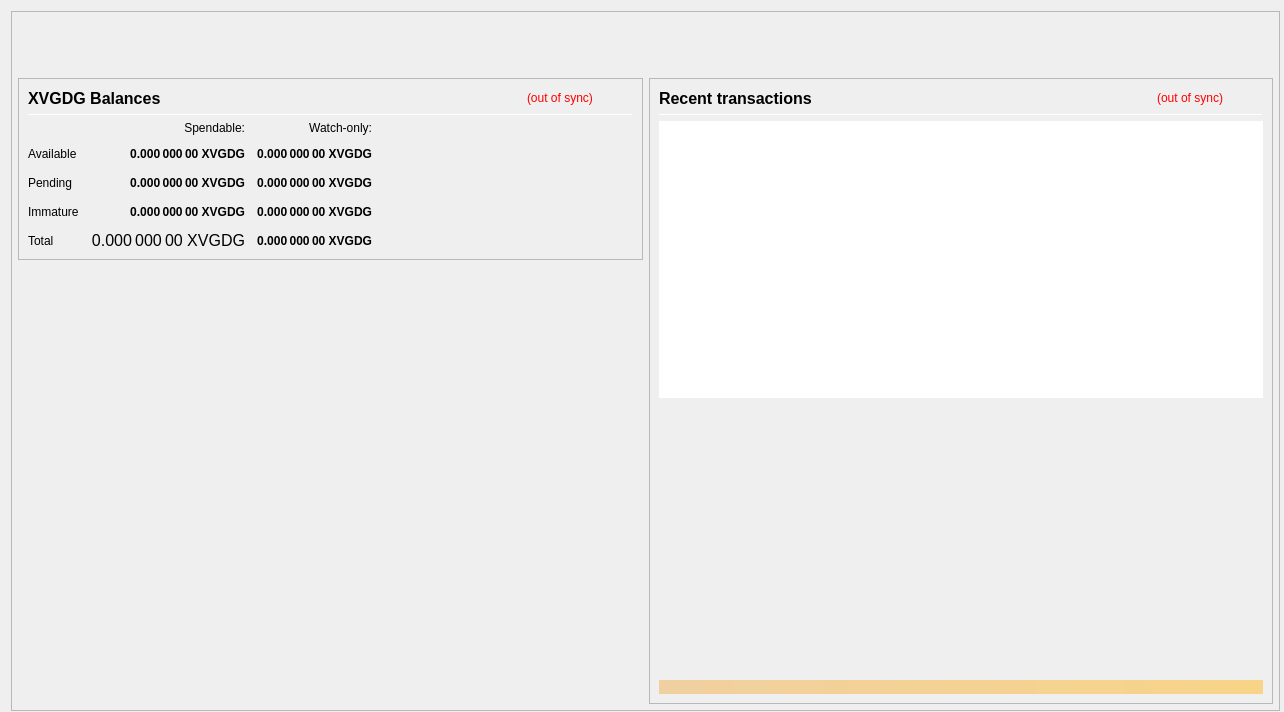
<?xml version="1.0" encoding="UTF-8"?>
<ui version="4.0">
 <class>OverviewPage</class>
 <widget class="QWidget" name="OverviewPage">
  <property name="geometry">
   <rect>
    <x>0</x>
    <y>0</y>
    <width>1284</width>
    <height>712</height>
   </rect>
  </property>
  <property name="minimumSize">
   <size>
    <width>822</width>
    <height>467</height>
   </size>
  </property>
  <property name="font">
   <font>
    <weight>50</weight>
    <bold>false</bold>
   </font>
  </property>
  <property name="windowTitle">
   <string>Form</string>
  </property>
  <property name="styleSheet">
   <string notr="true">color: rgb(255, 255, 255);
color: rgb(0, 0, 0);</string>
  </property>
  <layout class="QVBoxLayout" name="topLayout" stretch="0">
   <property name="rightMargin">
    <number>9</number>
   </property>
   <item>
    <widget class="QFrame" name="frame_BG">
     <property name="minimumSize">
      <size>
       <width>1269</width>
       <height>700</height>
      </size>
     </property>
     <property name="maximumSize">
      <size>
       <width>16777215</width>
       <height>16777215</height>
      </size>
     </property>
     <property name="frameShape">
      <enum>QFrame::StyledPanel</enum>
     </property>
     <property name="frameShadow">
      <enum>QFrame::Raised</enum>
     </property>
     <layout class="QVBoxLayout" name="verticalLayout_3" stretch="0">
      <property name="leftMargin">
       <number>0</number>
      </property>
      <property name="topMargin">
       <number>0</number>
      </property>
      <property name="rightMargin">
       <number>0</number>
      </property>
      <property name="bottomMargin">
       <number>6</number>
      </property>
      <item>
       <layout class="QVBoxLayout" name="verticalLayout_Master" stretch="0,1">
        <property name="leftMargin">
         <number>0</number>
        </property>
        <property name="topMargin">
         <number>0</number>
        </property>
        <property name="rightMargin">
         <number>0</number>
        </property>
        <property name="bottomMargin">
         <number>0</number>
        </property>
        <item>
         <widget class="QFrame" name="frame_Header">
          <layout class="QVBoxLayout" name="verticalLayout_Header" stretch="0">
           <property name="leftMargin">
            <number>0</number>
           </property>
           <property name="topMargin">
            <number>0</number>
           </property>
           <property name="rightMargin">
            <number>0</number>
           </property>
           <property name="bottomMargin">
            <number>0</number>
           </property>
           <item>
            <layout class="QHBoxLayout" name="horizontalLayout_Header" stretch="1,0">
             <property name="spacing">
              <number>6</number>
             </property>
             <item>
              <spacer name="horizontalSpacer_Header">
               <property name="orientation">
                <enum>Qt::Horizontal</enum>
               </property>
               <property name="sizeHint" stdset="0">
                <size>
                 <width>40</width>
                 <height>20</height>
                </size>
               </property>
              </spacer>
             </item>
             <item>
              <widget class="QLabel" name="labelOverviewHeaderRight">
               <property name="minimumSize">
                <size>
                 <width>464</width>
                 <height>60</height>
                </size>
               </property>
               <property name="maximumSize">
                <size>
                 <width>16777215</width>
                 <height>60</height>
                </size>
               </property>
               <property name="font">
                <font>
                 <pointsize>14</pointsize>
                </font>
               </property>
               <property name="text">
                <string/>
               </property>
               <property name="alignment">
                <set>Qt::AlignRight|Qt::AlignTrailing|Qt::AlignVCenter</set>
               </property>
              </widget>
             </item>
            </layout>
           </item>
          </layout>
         </widget>
        </item>
        <item>
         <widget class="QFrame" name="frame_Content">
          <layout class="QVBoxLayout" name="verticalLayout_Content">
           <property name="leftMargin">
            <number>6</number>
           </property>
           <property name="topMargin">
            <number>0</number>
           </property>
           <property name="rightMargin">
            <number>6</number>
           </property>
           <property name="bottomMargin">
            <number>0</number>
           </property>
           <item>
            <layout class="QHBoxLayout" name="horizontalLayout_Content" stretch="1,1">
             <property name="spacing">
              <number>6</number>
             </property>
             <item>
              <layout class="QVBoxLayout" name="verticalLayout_left" stretch="0,0">
               <item>
                <widget class="QFrame" name="frameBalances">
                 <property name="styleSheet">
                  <string notr="true"/>
                 </property>
                 <property name="frameShape">
                  <enum>QFrame::StyledPanel</enum>
                 </property>
                 <property name="frameShadow">
                  <enum>QFrame::Raised</enum>
                 </property>
                 <layout class="QVBoxLayout" name="verticalLayout_4">
                  <item>
                   <layout class="QHBoxLayout" name="hlBalancesHeader" stretch="2,0,0">
                    <property name="spacing">
                     <number>6</number>
                    </property>
                    <item>
                     <widget class="QLabel" name="labelBalances">
                      <property name="minimumSize">
                       <size>
                        <width>0</width>
                        <height>0</height>
                       </size>
                      </property>
                      <property name="font">
                       <font>
                        <pointsize>12</pointsize>
                        <weight>75</weight>
                        <bold>true</bold>
                       </font>
                      </property>
                      <property name="text">
                       <string>XVGDG Balances</string>
                      </property>
                     </widget>
                    </item>
                    <item>
                     <widget class="QLabel" name="labelWalletStatus">
                      <property name="cursor">
                       <cursorShape>WhatsThisCursor</cursorShape>
                      </property>
                      <property name="toolTip">
                       <string>The displayed information may be out of date. Your wallet automatically synchronizes with the XVGDG network after a connection is established, but this process has not completed yet.</string>
                      </property>
                      <property name="styleSheet">
                       <string notr="true">QLabel { color: red; }</string>
                      </property>
                      <property name="text">
                       <string notr="true">(out of sync)</string>
                      </property>
                      <property name="alignment">
                       <set>Qt::AlignLeading|Qt::AlignLeft|Qt::AlignVCenter</set>
                      </property>
                     </widget>
                    </item>
                    <item>
                     <spacer name="hsBalancesHeader">
                      <property name="orientation">
                       <enum>Qt::Horizontal</enum>
                      </property>
                      <property name="sizeHint" stdset="0">
                       <size>
                        <width>40</width>
                        <height>20</height>
                       </size>
                      </property>
                     </spacer>
                    </item>
                   </layout>
                  </item>
                  <item>
                   <widget class="Line" name="lineBalances">
                    <property name="minimumSize">
                     <size>
                      <width>0</width>
                      <height>1</height>
                     </size>
                    </property>
                    <property name="maximumSize">
                     <size>
                      <width>16777215</width>
                      <height>1</height>
                     </size>
                    </property>
                    <property name="orientation">
                     <enum>Qt::Horizontal</enum>
                    </property>
                   </widget>
                  </item>
                  <item>
                   <layout class="QGridLayout" name="gridLayout">
                    <property name="spacing">
                     <number>12</number>
                    </property>
                    <item row="2" column="2">
                     <widget class="QLabel" name="labelWatchPending">
                      <property name="font">
                       <font>
                        <weight>75</weight>
                        <bold>true</bold>
                       </font>
                      </property>
                      <property name="cursor">
                       <cursorShape>ArrowCursor</cursorShape>
                      </property>
                      <property name="toolTip">
                       <string>Unconfirmed transactions to watch-only addresses</string>
                      </property>
                      <property name="text">
                       <string notr="true">0.000 000 00 XVGDG</string>
                      </property>
                      <property name="alignment">
                       <set>Qt::AlignRight|Qt::AlignTrailing|Qt::AlignVCenter</set>
                      </property>
                      <property name="textInteractionFlags">
                       <set>Qt::NoTextInteraction</set>
                      </property>
                     </widget>
                    </item>
                    <item row="2" column="1">
                     <widget class="QLabel" name="labelUnconfirmed">
                      <property name="font">
                       <font>
                        <weight>75</weight>
                        <bold>true</bold>
                       </font>
                      </property>
                      <property name="cursor">
                       <cursorShape>ArrowCursor</cursorShape>
                      </property>
                      <property name="toolTip">
                       <string>Total of transactions that have yet to be confirmed, and do not yet count toward the spendable balance</string>
                      </property>
                      <property name="text">
                       <string notr="true">0.000 000 00 XVGDG</string>
                      </property>
                      <property name="alignment">
                       <set>Qt::AlignRight|Qt::AlignTrailing|Qt::AlignVCenter</set>
                      </property>
                      <property name="textInteractionFlags">
                       <set>Qt::NoTextInteraction</set>
                      </property>
                     </widget>
                    </item>
                    <item row="3" column="2">
                     <widget class="QLabel" name="labelWatchImmature">
                      <property name="font">
                       <font>
                        <weight>75</weight>
                        <bold>true</bold>
                       </font>
                      </property>
                      <property name="cursor">
                       <cursorShape>ArrowCursor</cursorShape>
                      </property>
                      <property name="toolTip">
                       <string>Staked or masternode rewards in watch-only addresses that has not yet matured</string>
                      </property>
                      <property name="text">
                       <string notr="true">0.000 000 00 XVGDG</string>
                      </property>
                      <property name="alignment">
                       <set>Qt::AlignRight|Qt::AlignTrailing|Qt::AlignVCenter</set>
                      </property>
                      <property name="textInteractionFlags">
                       <set>Qt::NoTextInteraction</set>
                      </property>
                     </widget>
                    </item>
                    <item row="4" column="0">
                     <widget class="QLabel" name="labelTotalText">
                      <property name="text">
                       <string>Total</string>
                      </property>
                      <property name="textInteractionFlags">
                       <set>Qt::NoTextInteraction</set>
                      </property>
                     </widget>
                    </item>
                    <item row="3" column="1">
                     <widget class="QLabel" name="labelImmature">
                      <property name="font">
                       <font>
                        <weight>75</weight>
                        <bold>true</bold>
                       </font>
                      </property>
                      <property name="cursor">
                       <cursorShape>ArrowCursor</cursorShape>
                      </property>
                      <property name="toolTip">
                       <string>Staked or masternode rewards that has not yet matured</string>
                      </property>
                      <property name="text">
                       <string notr="true">0.000 000 00 XVGDG</string>
                      </property>
                      <property name="alignment">
                       <set>Qt::AlignRight|Qt::AlignTrailing|Qt::AlignVCenter</set>
                      </property>
                      <property name="textInteractionFlags">
                       <set>Qt::NoTextInteraction</set>
                      </property>
                     </widget>
                    </item>
                    <item row="2" column="3">
                     <spacer name="hsBalances">
                      <property name="orientation">
                       <enum>Qt::Horizontal</enum>
                      </property>
                      <property name="sizeHint" stdset="0">
                       <size>
                        <width>40</width>
                        <height>20</height>
                       </size>
                      </property>
                     </spacer>
                    </item>
                    <item row="3" column="0">
                     <widget class="QLabel" name="labelImmatureText">
                      <property name="text">
                       <string>Immature</string>
                      </property>
                      <property name="textInteractionFlags">
                       <set>Qt::NoTextInteraction</set>
                      </property>
                     </widget>
                    </item>
                    <item row="4" column="1">
                     <widget class="QLabel" name="labelTotal">
                      <property name="font">
                       <font>
                        <family>MS Shell Dlg 2</family>
                        <pointsize>12</pointsize>
                        <weight>50</weight>
                        <italic>false</italic>
                        <bold>false</bold>
                       </font>
                      </property>
                      <property name="cursor">
                       <cursorShape>ArrowCursor</cursorShape>
                      </property>
                      <property name="toolTip">
                       <string>Your current total balance</string>
                      </property>
                      <property name="styleSheet">
                       <string notr="true">font: 12pt &quot;MS Shell Dlg 2&quot;;</string>
                      </property>
                      <property name="text">
                       <string notr="true">0.000 000 00 XVGDG</string>
                      </property>
                      <property name="alignment">
                       <set>Qt::AlignRight|Qt::AlignTrailing|Qt::AlignVCenter</set>
                      </property>
                      <property name="textInteractionFlags">
                       <set>Qt::NoTextInteraction</set>
                      </property>
                     </widget>
                    </item>
                    <item row="4" column="2">
                     <widget class="QLabel" name="labelWatchTotal">
                      <property name="font">
                       <font>
                        <weight>75</weight>
                        <bold>true</bold>
                       </font>
                      </property>
                      <property name="cursor">
                       <cursorShape>ArrowCursor</cursorShape>
                      </property>
                      <property name="toolTip">
                       <string>Current total balance in watch-only addresses</string>
                      </property>
                      <property name="text">
                       <string notr="true">0.000 000 00 XVGDG</string>
                      </property>
                      <property name="alignment">
                       <set>Qt::AlignRight|Qt::AlignTrailing|Qt::AlignVCenter</set>
                      </property>
                      <property name="textInteractionFlags">
                       <set>Qt::NoTextInteraction</set>
                      </property>
                     </widget>
                    </item>
                    <item row="0" column="2">
                     <widget class="QLabel" name="labelWatchonly">
                      <property name="text">
                       <string>Watch-only:</string>
                      </property>
                      <property name="alignment">
                       <set>Qt::AlignRight|Qt::AlignTrailing|Qt::AlignVCenter</set>
                      </property>
                     </widget>
                    </item>
                    <item row="1" column="0">
                     <widget class="QLabel" name="labelBalanceText">
                      <property name="text">
                       <string>Available</string>
                      </property>
                      <property name="textInteractionFlags">
                       <set>Qt::NoTextInteraction</set>
                      </property>
                     </widget>
                    </item>
                    <item row="1" column="1">
                     <widget class="QLabel" name="labelBalance">
                      <property name="font">
                       <font>
                        <weight>75</weight>
                        <bold>true</bold>
                       </font>
                      </property>
                      <property name="cursor">
                       <cursorShape>ArrowCursor</cursorShape>
                      </property>
                      <property name="toolTip">
                       <string>Your current spendable balance</string>
                      </property>
                      <property name="text">
                       <string notr="true">0.000 000 00 XVGDG</string>
                      </property>
                      <property name="alignment">
                       <set>Qt::AlignRight|Qt::AlignTrailing|Qt::AlignVCenter</set>
                      </property>
                      <property name="textInteractionFlags">
                       <set>Qt::NoTextInteraction</set>
                      </property>
                     </widget>
                    </item>
                    <item row="1" column="2">
                     <widget class="QLabel" name="labelWatchAvailable">
                      <property name="font">
                       <font>
                        <weight>75</weight>
                        <bold>true</bold>
                       </font>
                      </property>
                      <property name="cursor">
                       <cursorShape>ArrowCursor</cursorShape>
                      </property>
                      <property name="toolTip">
                       <string>Your current balance in watch-only addresses</string>
                      </property>
                      <property name="text">
                       <string notr="true">0.000 000 00 XVGDG</string>
                      </property>
                      <property name="alignment">
                       <set>Qt::AlignRight|Qt::AlignTrailing|Qt::AlignVCenter</set>
                      </property>
                      <property name="textInteractionFlags">
                       <set>Qt::NoTextInteraction</set>
                      </property>
                     </widget>
                    </item>
                    <item row="2" column="0">
                     <widget class="QLabel" name="labelPendingText">
                      <property name="text">
                       <string>Pending</string>
                      </property>
                      <property name="textInteractionFlags">
                       <set>Qt::NoTextInteraction</set>
                      </property>
                     </widget>
                    </item>
                    <item row="0" column="1">
                     <widget class="QLabel" name="labelSpendable">
                      <property name="text">
                       <string>Spendable:</string>
                      </property>
                      <property name="alignment">
                       <set>Qt::AlignRight|Qt::AlignTrailing|Qt::AlignVCenter</set>
                      </property>
                     </widget>
                    </item>
                   </layout>
                  </item>
                 </layout>
                </widget>
               </item>
               <item>
                <spacer name="verticalSpacer">
                 <property name="orientation">
                  <enum>Qt::Vertical</enum>
                 </property>
                 <property name="sizeHint" stdset="0">
                  <size>
                   <width>20</width>
                   <height>40</height>
                  </size>
                 </property>
                </spacer>
               </item>
              </layout>
             </item>
             <item>
              <layout class="QVBoxLayout" name="verticalLayout_right" stretch="1">
               <item>
                <widget class="QFrame" name="frame_RecentTransactions">
                 <property name="minimumSize">
                  <size>
                   <width>0</width>
                   <height>0</height>
                  </size>
                 </property>
                 <property name="frameShape">
                  <enum>QFrame::StyledPanel</enum>
                 </property>
                 <property name="frameShadow">
                  <enum>QFrame::Raised</enum>
                 </property>
                 <layout class="QVBoxLayout" name="verticalLayout_1" stretch="0,0,0,0">
                  <item>
                   <layout class="QHBoxLayout" name="horizontalLayout_2" stretch="2,0,0">
                    <property name="spacing">
                     <number>3</number>
                    </property>
                    <item>
                     <widget class="QLabel" name="label_4">
                      <property name="minimumSize">
                       <size>
                        <width>0</width>
                        <height>20</height>
                       </size>
                      </property>
                      <property name="font">
                       <font>
                        <pointsize>12</pointsize>
                        <weight>75</weight>
                        <bold>true</bold>
                       </font>
                      </property>
                      <property name="text">
                       <string>Recent transactions</string>
                      </property>
                     </widget>
                    </item>
                    <item>
                     <widget class="QLabel" name="labelTransactionsStatus">
                      <property name="cursor">
                       <cursorShape>WhatsThisCursor</cursorShape>
                      </property>
                      <property name="toolTip">
                       <string>The displayed information may be out of date. Your wallet automatically synchronizes with the XVGDG network after a connection is established, but this process has not completed yet.</string>
                      </property>
                      <property name="styleSheet">
                       <string notr="true">QLabel { color: red; }</string>
                      </property>
                      <property name="text">
                       <string notr="true">(out of sync)</string>
                      </property>
                      <property name="alignment">
                       <set>Qt::AlignRight|Qt::AlignTrailing|Qt::AlignVCenter</set>
                      </property>
                     </widget>
                    </item>
                    <item>
                     <spacer name="horizontalSpacer">
                      <property name="orientation">
                       <enum>Qt::Horizontal</enum>
                      </property>
                      <property name="sizeHint" stdset="0">
                       <size>
                        <width>40</width>
                        <height>20</height>
                       </size>
                      </property>
                     </spacer>
                    </item>
                   </layout>
                  </item>
                  <item>
                   <widget class="Line" name="line">
                    <property name="minimumSize">
                     <size>
                      <width>0</width>
                      <height>1</height>
                     </size>
                    </property>
                    <property name="maximumSize">
                     <size>
                      <width>16777215</width>
                      <height>1</height>
                     </size>
                    </property>
                    <property name="orientation">
                     <enum>Qt::Horizontal</enum>
                    </property>
                   </widget>
                  </item>
                  <item>
                   <widget class="QListView" name="listTransactions">
                    <property name="minimumSize">
                     <size>
                      <width>0</width>
                      <height>0</height>
                     </size>
                    </property>
                    <property name="styleSheet">
                     <string notr="true">QListView { background: transparent; }
color: rgb(0, 0, 0);</string>
                    </property>
                    <property name="frameShape">
                     <enum>QFrame::NoFrame</enum>
                    </property>
                    <property name="verticalScrollBarPolicy">
                     <enum>Qt::ScrollBarAlwaysOff</enum>
                    </property>
                    <property name="horizontalScrollBarPolicy">
                     <enum>Qt::ScrollBarAlwaysOff</enum>
                    </property>
                    <property name="selectionMode">
                     <enum>QAbstractItemView::NoSelection</enum>
                    </property>
                   </widget>
                  </item>
                  <item>
                   <spacer name="verticalSpacer_2">
                    <property name="orientation">
                     <enum>Qt::Vertical</enum>
                    </property>
                    <property name="sizeType">
                     <enum>QSizePolicy::Expanding</enum>
                    </property>
                    <property name="sizeHint" stdset="0">
                     <size>
                      <width>20</width>
                      <height>40</height>
                     </size>
                    </property>
                   </spacer>
                  </item>


<item>
                   <widget class="QLabel" name="labelAlerts">
                    <property name="maximumSize">
                     <size>
                      <width>16777215</width>
                      <height>16777215</height>
                     </size>
                    </property>
                    <property name="styleSheet">
                     <string notr="true">background-color: qlineargradient(x1: 0, y1: 0, x2: 1, y2: 0, stop:0 #F0D0A0, stop:1 #F8D488); color:#000000;</string>
                    </property>
                    <property name="text">
                     <string/>
                    </property>
                    <property name="wordWrap">
                     <bool>true</bool>
                    </property>
                    <property name="margin">
                     <number>3</number>
                    </property>
                   </widget>
                  </item>





                 </layout>
                </widget>
               </item>
              </layout>
             </item>
            </layout>
           </item>
          </layout>
         </widget>
        </item>
       </layout>
      </item>
     </layout>
    </widget>
   </item>
  </layout>
 </widget>
 <resources/>
 <connections/>
</ui>
